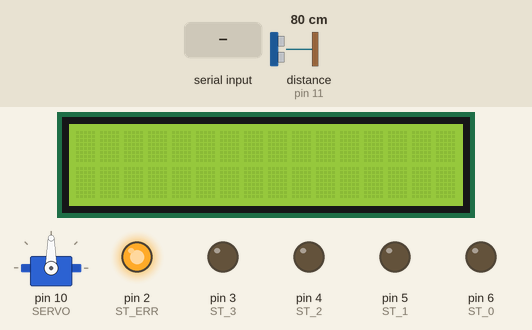
Simulated run of this sketch. Board: Arduino Uno, built with avr-gcc and run on an emulated ATmega328P. Parts: servo, 16×2 character LCD, output pins drawn as LEDs (lit = HIGH). Inputs (shaded band) come from the test bench; at power-on: distance to the obstacle (sensor on pin 11) 80 cm. The echo pulse lasts 58.3 µs per cm; pins used as bus, display or sensor lines are not drawn; what the sketch prints to the serial monitor is not drawn.

Above: at 1.2 s.
1.3 s: byte 30 received over Serial
At 1.7 s:
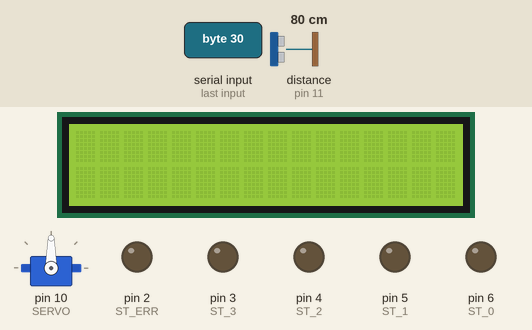
4.3 s: byte 120 received over Serial
At 4.6 s:
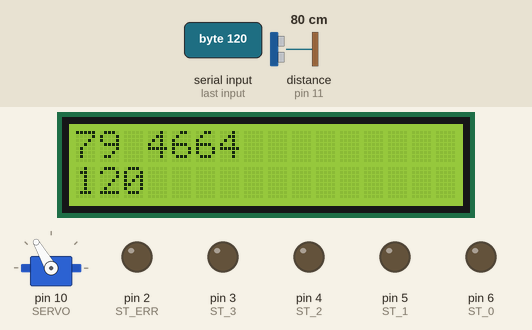
5.8 s: byte 90 received over Serial
At 7.0 s:
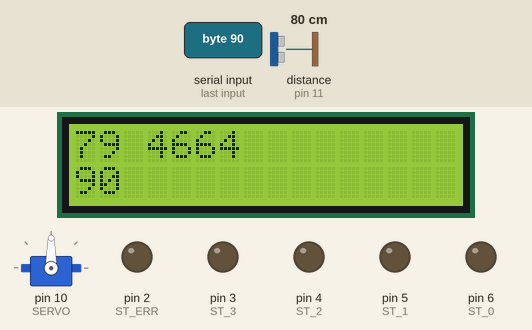
Timing chart, 0 to 8.8 s (numbered marks = the images above; inputs shaded):
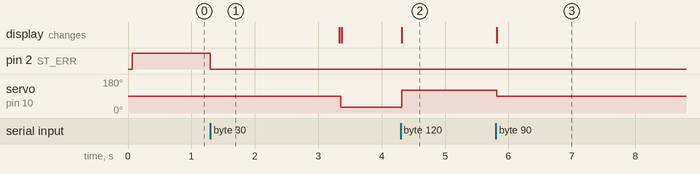

The sketch:

remote-cam-arduino.ino
```cpp
#include <Servo.h>
#include <Wire.h>
#include <LiquidCrystal_I2C.h>

#define TRIG 9
#define ECHO 11
#define SERVO 10

#define ST_ERR 2
#define ST_0 6
#define ST_1 5
#define ST_2 4
#define ST_3 3

long duration;
int distance;

Servo servo;
int pos = 180;

LiquidCrystal_I2C lcd(0x3F, 16, 2);

char* emptyline = "                ";

int curr_cmd = 0;
int flush_time = 200;
bool received = false;

int t_pos = 8;

void setup() {
  // put your setup code here, to run once:
  pinMode(TRIG, OUTPUT);
  pinMode(ECHO, INPUT);

  pinMode(ST_ERR, OUTPUT);
  pinMode(ST_0, OUTPUT);
  pinMode(ST_1, OUTPUT);
  pinMode(ST_2, OUTPUT);
  pinMode(ST_3, OUTPUT);

  Wire.begin();

  servo.attach(SERVO);
  servo.write(90);
  Serial.begin(115200);

  lcd.init();
  lcd.backlight();

}

void loop() {
  if (!received) {
    digitalWrite(ST_ERR, HIGH);
    if (Serial.available() > 0) {
      received = true;
      digitalWrite(ST_ERR, LOW);
      delay(2000);
      return;
    } else {
      return;
    }
  }
  switch (curr_cmd) {
    case 0:
      Serial.write(1);
      send_dist();
      curr_cmd++;
      break;
    case 1:
      Serial.write(2);
      curr_cmd++;
      break;
    case 2:
      Serial.write(4);
      send_pos();
      curr_cmd++;
      break;
    case 3:
      Serial.write(8);
      receive_pos();
      curr_cmd = 0;
      break;
  }

  Serial.flush();
}

void send_dist() {
  // Clears the trigPin
  digitalWrite(TRIG, LOW);
  delayMicroseconds(2);
  // Sets the trigPin on HIGH state for 10 micro seconds
  digitalWrite(TRIG, HIGH);
  delayMicroseconds(10);
  digitalWrite(TRIG, LOW);
  // Reads the echoPin, returns the sound wave travel time in microseconds
  duration = pulseIn(ECHO, HIGH);
  // Calculating the distance
  distance= duration*0.034/2;

  lcd.setCursor(0, 0);
  lcd.print(emptyline);
  lcd.setCursor(0, 0);
  lcd.print(distance);
  lcd.print(" ");
  lcd.print(duration);
  Serial.write(distance);
}

void send_pos() {
  Serial.write(pos);
}

void receive_pos() {
  while (Serial.available() == 0) {
    continue;
  }
  pos = Serial.read();
  lcd.setCursor(0, 1);
  lcd.print(emptyline);
  lcd.setCursor(0, 1);
  lcd.print(pos);
  servo.write(pos);
}
```

Measured:
- after the input at 1.3 s, pin 2 (ST_ERR): HIGH → LOW at once; servo on pin 10 (SERVO): 90° → 30° after 2.1 s
- after the input at 4.3 s, servo on pin 10 (SERVO): 30° → 120° at once; the display: changes at once (image 2)
- after the input at 5.8 s, servo on pin 10 (SERVO): 120° → 90° at once; the display: changes at once (image 3)
